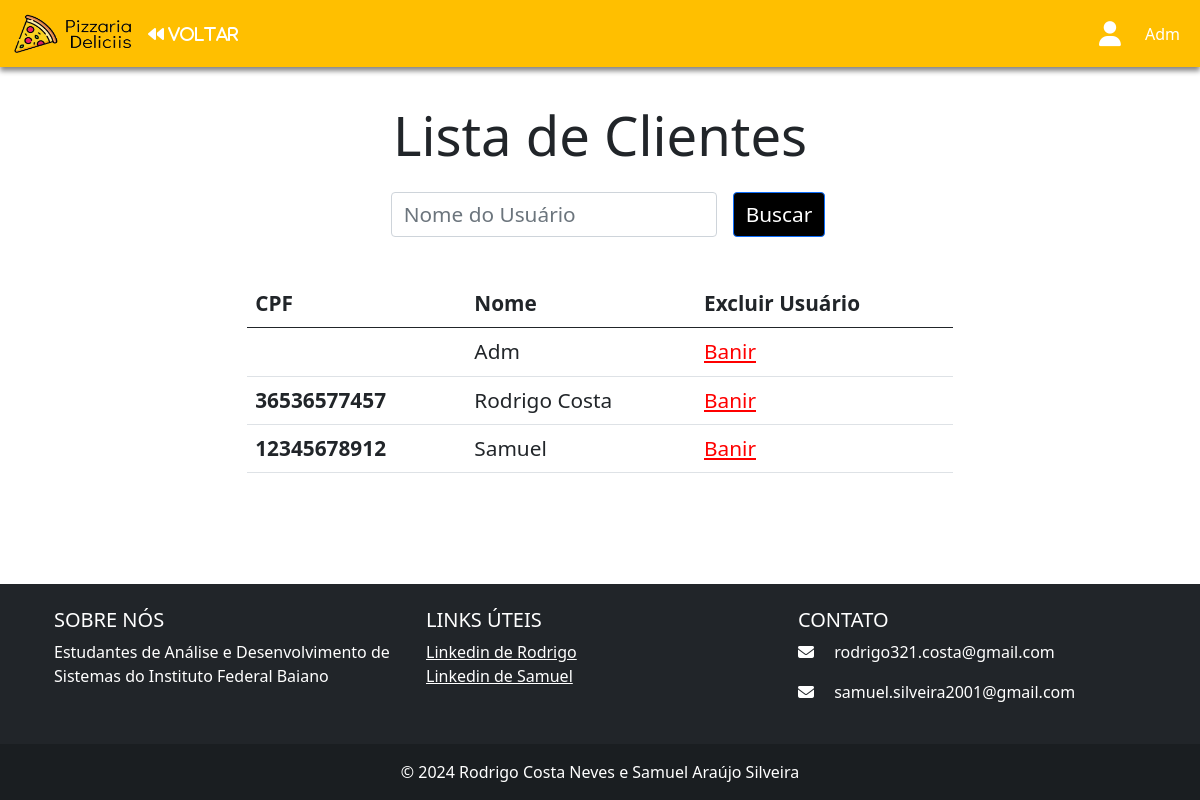
/pizza/listarclientes/ (signed in), run on an earlier commit of the app's database.
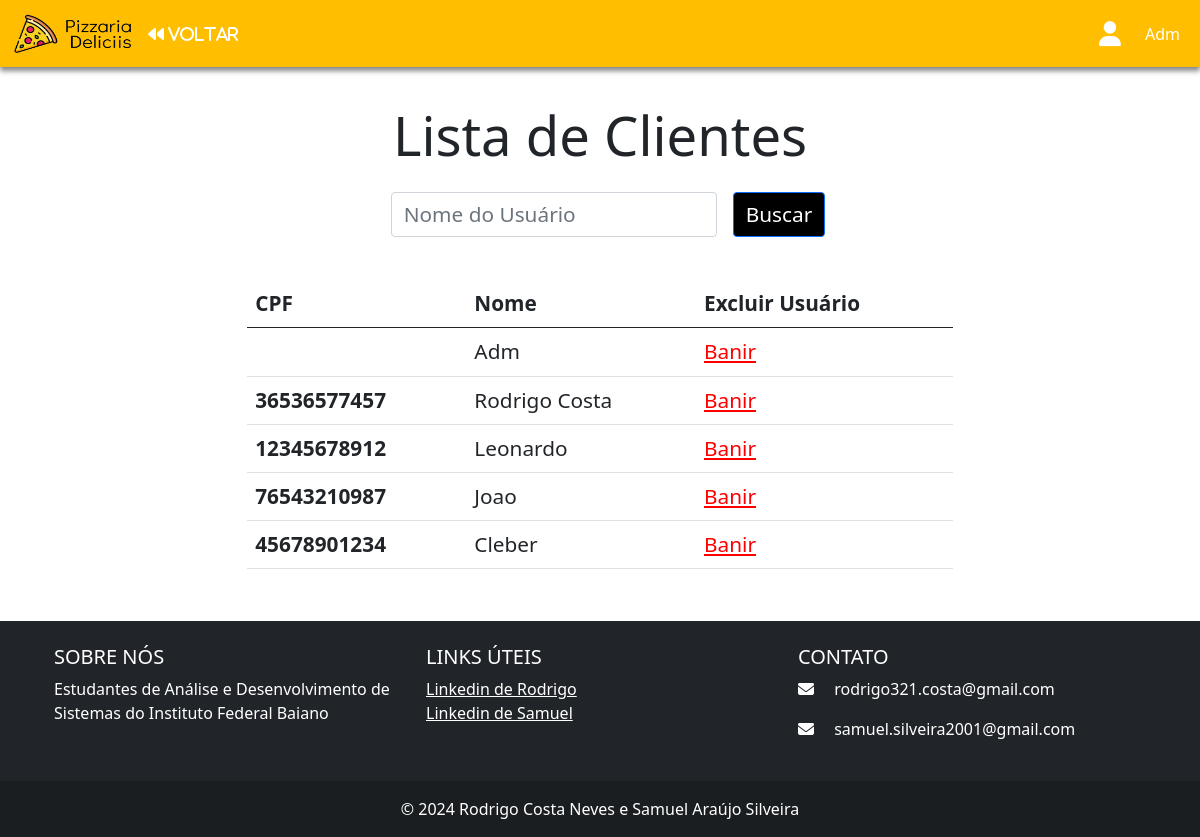
And on a later commit of the database.
### usuario/models.py (models this page shows, shortened)
class CustomUser(AbstractUser):
    TIPO_CHOICES = (
        ('A', 'Administrador'),
        ('B', 'Usuário'),
    )
    nome = models.CharField(max_length=100, blank=True)
    cpf = models.CharField(max_length=14, blank=True, unique=True)
    telefone = models.CharField(max_length=20, blank=True, unique=True)
    tipo = models.CharField(max_length=1, choices=TIPO_CHOICES, default='B')

### pizza/views.py (the view)
# urls.py: path('listarclientes/', views.listarclientes, name='listarclientes'),
def listarclientes(request):
    if request.user.is_authenticated and request.user.tipo == "A":
        user = request.user
        usuario_name = request.GET.get('nome')
        if usuario_name:
            usuarios = CustomUser.objects.filter(nome__icontains=usuario_name)
        else:
            usuarios = CustomUser.objects.all()
        usuario_paginator = Paginator(usuarios, 10)
        if not request.GET.get('page'):
            page_num = 1
        else:
            page_num = request.GET.get('page')
        page = usuario_paginator.get_page(page_num)
        return render(request, "listaclientes.html", {'usuarios' : page, 'user' : user,  'page_num' : page_num})
    else:
        return render(request,"login.html",{'error':'Você não está logado ou não tem permissão de administrador.'})

### pizza/templates/listaclientes.html (shortened to what this page needs)
{% load static %}
<!DOCTYPE html>
<html lang="en">
<head>
  <link href="https://cdn.jsdelivr.net/npm/bootstrap@5.0.2/dist/css/bootstrap.min.css" rel="stylesheet"
>
  <link rel="stylesheet" href="{% static 'css/listaclientes.css' %}">
</head>
<body>
  <nav class="navbar navbar-expand-lg" id="nav" style="background-color: #FFBF00">
    <div class="container-fluid">
      <a class="navbar-brand" href="#" style="color: white">
        <img src="{% static 'img/Pizzaria(1).png' %}" alt="" width="120" height="40" class="d-inline-block align-text-top">
      </a>
      <div class="collapse navbar-collapse" id="navbarNav">
        <div id="cart">
          <a href="{% url 'admin' %}" style="color: white; text-decoration: none;">
            <i class="fa-solid fa-backward"> VOLTAR</i>
          </a>
        </div>
        <ul class="navbar-nav ms-auto">
          <li class="nav-item" id="logo">
            <a class="navbar-brand" href="#">
              <i class="fa-solid fa-user fa-lg" style="color: white; margin-top: 20px;"></i>
            </a>
          </li>
          <li class="nav-item">
            <a class="nav-link active" aria-current="page" href="#" style="color: white">{{user.nome}}</a>
          </li>
        </ul>
      </div>
    </div>
  </nav>
  <div class="container-fluid" id="section">
    <h1 id="h1">Lista de Clientes</h1>
    <form class="form-inline" style="display: flex; flex-direction: row;" method="get" action="{% url 'listarclientes' %}">
      <div class="form-group mx-sm-3 mb-2">
        <input style="font-size: 1.3rem;" name="nome" type="text" class="form-control" id="inputPassword2" placeholder="Nome do Usuário" style="width: 100%;">
      </div>
      <button id="btn" type="submit" class="btn btn-primary mb-2">Buscar</button>
    </form>
    <table class="table">
      <thead class="thead-dark">
        <tr>
          <th scope="col">CPF</th>
          <th scope="col">Nome</th>
          <th scope="col">Excluir Usuário</th>
        </tr>
      </thead>
      <tbody>
        {% for usuario in usuarios %}
          <tr>
            <th scope="row">{{ usuario.cpf }}</th>
            <td>{{ usuario.nome }}</td>
            <td><a class="delete" href="{% url 'banirusuario' usuario.id %}" style="color: red;">Banir</a></td>
          </tr>
        {% endfor %}
      </tbody>
    </table>
  </div>
  <footer class="bg-dark text-white text-center text-lg-start">
    <div class="container p-4">
      <div class="row">
        <div class="col-lg-4 col-md-6 mb-4 mb-md-0">
          <h5 class="text-uppercase">Sobre nós</h5>
          <p>
            Estudantes de Análise e Desenvolvimento de Sistemas do Instituto Federal Baiano
          </p>
        </div>
        <div class="col-lg-4 col-md-6 mb-4 mb-md-0">
          <h5 class="text-uppercase">Links úteis</h5>
          <ul class="list-unstyled mb-0">
            <li>
              <a href="https://www.linkedin.com/in/rodrigo-costa-411038255/" target="_blank" class="text-white">Linkedin
                de Rodrigo</a>
            </li>
            <li>
              <a href="https://www.linkedin.com/in/samuel-ara%C3%BAjo-silveira-b205711a4/" target="_blank"
                class="text-white">Linkedin de Samuel</a>
            </li>
          </ul>
        </div>
        <div class="col-lg-4 col-md-12 mb-4 mb-md-0">
          <h5 class="text-uppercase">Contato</h5>
          <ul class="list-unstyled">
            <li>
              <p>
                <i class="fas fa-envelope me-3"></i> rodrigo321.costa@gmail.com
              </p>
            </li>
            <li>
              <p>
                <i class="fas fa-envelope me-3"></i> samuel.silveira2001@gmail.com
              </p>
            </li>
          </ul>
        </div>
      </div>
    </div>
    <div class="text-center p-3" style="background-color: rgba(0, 0, 0, 0.2);">
      © 2024 Rodrigo Costa Neves e Samuel Araújo Silveira
    </div>
  </footer>
</body>
</html>

### pizza/static/css/listaclientes.css (style rules this page uses)
html { height: 100%; }
body { min-height: 100%; margin: 0; }
footer { height: 50px; background: PapayaWhip; }
body { display: table; width: 100%; padding: 0; margin: 0; }
body>footer { display: table-row; }
#nav { -webkit-box-shadow: 0px 4px 5px 0px rgba(0, 0, 0, 0.47); -moz-box-shadow: 0px 4px 5px 0px rgba(0, 0, 0, 0.47); box-shadow: 0px 4px 5px 0px rgba(0, 0, 0, 0.47); }
#section { width: 100%; display: flex; flex-direction: column; align-items: center; justify-content: center; margin-top: 3%; margin-bottom: 3%; }
#h1 { margin-bottom: 2%; font-size: 3.4rem; }
.table { width: 60%; font-size: 1.3rem; margin-top: 3%; }
#btn { font-size: 1.3rem; background-color: black; color: white; }

What changed in the data, as far as the page shows it:
changed CustomUser: nome "Samuel" → "Leonardo"
added CustomUser: cpf "76543210987", nome "Joao"
added CustomUser: cpf "45678901234", nome "Cleber"
